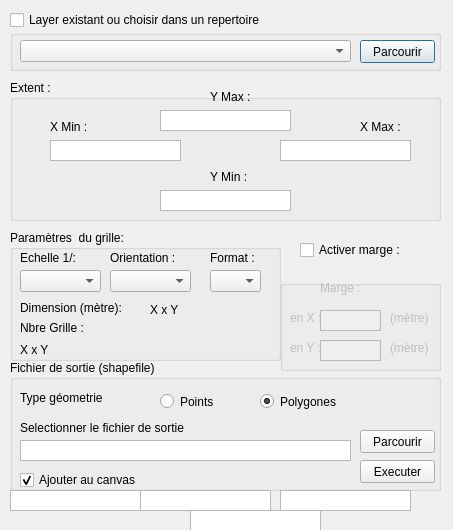
<?xml version="1.0" encoding="UTF-8"?>
<ui version="4.0">
 <class>gridUtmDialogBase</class>
 <widget class="QDialog" name="gridUtmDialogBase">
  <property name="geometry">
   <rect>
    <x>0</x>
    <y>0</y>
    <width>453</width>
    <height>530</height>
   </rect>
  </property>
  <property name="windowTitle">
   <string>gridUtm</string>
  </property>
  <widget class="QGroupBox" name="grb_Echelle">
   <property name="geometry">
    <rect>
     <x>10</x>
     <y>230</y>
     <width>271</width>
     <height>131</height>
    </rect>
   </property>
   <property name="title">
    <string>Paramètres  du grille:</string>
   </property>
   <widget class="QComboBox" name="cbxEchelle">
    <property name="geometry">
     <rect>
      <x>10</x>
      <y>40</y>
      <width>81</width>
      <height>22</height>
     </rect>
    </property>
   </widget>
   <widget class="QLabel" name="label_16">
    <property name="geometry">
     <rect>
      <x>10</x>
      <y>20</y>
      <width>81</width>
      <height>16</height>
     </rect>
    </property>
    <property name="text">
     <string>Echelle 1/:</string>
    </property>
   </widget>
   <widget class="QComboBox" name="cbxOrientation">
    <property name="geometry">
     <rect>
      <x>100</x>
      <y>40</y>
      <width>81</width>
      <height>22</height>
     </rect>
    </property>
   </widget>
   <widget class="QLabel" name="label_17">
    <property name="geometry">
     <rect>
      <x>100</x>
      <y>20</y>
      <width>81</width>
      <height>16</height>
     </rect>
    </property>
    <property name="text">
     <string>Orientation :</string>
    </property>
   </widget>
   <widget class="QLabel" name="label_18">
    <property name="geometry">
     <rect>
      <x>200</x>
      <y>20</y>
      <width>61</width>
      <height>16</height>
     </rect>
    </property>
    <property name="text">
     <string>Format :</string>
    </property>
   </widget>
   <widget class="QComboBox" name="cbxFormat">
    <property name="geometry">
     <rect>
      <x>200</x>
      <y>40</y>
      <width>51</width>
      <height>22</height>
     </rect>
    </property>
   </widget>
   <widget class="QLabel" name="label_5">
    <property name="geometry">
     <rect>
      <x>10</x>
      <y>70</y>
      <width>131</width>
      <height>16</height>
     </rect>
    </property>
    <property name="text">
     <string>Dimension (mètre):</string>
    </property>
   </widget>
   <widget class="QLabel" name="lbl_Gridxy">
    <property name="geometry">
     <rect>
      <x>140</x>
      <y>70</y>
      <width>131</width>
      <height>20</height>
     </rect>
    </property>
    <property name="text">
     <string>X x Y</string>
    </property>
   </widget>
   <widget class="QLabel" name="lbl_Nbregrid">
    <property name="geometry">
     <rect>
      <x>10</x>
      <y>110</y>
      <width>251</width>
      <height>20</height>
     </rect>
    </property>
    <property name="text">
     <string>X x Y</string>
    </property>
   </widget>
   <widget class="QLabel" name="label_6">
    <property name="geometry">
     <rect>
      <x>10</x>
      <y>90</y>
      <width>81</width>
      <height>16</height>
     </rect>
    </property>
    <property name="text">
     <string>Nbre Grille :</string>
    </property>
   </widget>
  </widget>
  <widget class="QGroupBox" name="grb_Marge">
   <property name="enabled">
    <bool>false</bool>
   </property>
   <property name="geometry">
    <rect>
     <x>280</x>
     <y>280</y>
     <width>161</width>
     <height>91</height>
    </rect>
   </property>
   <property name="title">
    <string/>
   </property>
   <widget class="QTextEdit" name="yMarge">
    <property name="geometry">
     <rect>
      <x>40</x>
      <y>60</y>
      <width>61</width>
      <height>21</height>
     </rect>
    </property>
    <property name="focusPolicy">
     <enum>Qt::WheelFocus</enum>
    </property>
    <property name="contextMenuPolicy">
     <enum>Qt::DefaultContextMenu</enum>
    </property>
    <property name="acceptDrops">
     <bool>true</bool>
    </property>
    <property name="frameShape">
     <enum>QFrame::StyledPanel</enum>
    </property>
    <property name="frameShadow">
     <enum>QFrame::Sunken</enum>
    </property>
    <property name="lineWidth">
     <number>1</number>
    </property>
    <property name="midLineWidth">
     <number>0</number>
    </property>
    <property name="verticalScrollBarPolicy">
     <enum>Qt::ScrollBarAlwaysOff</enum>
    </property>
   </widget>
   <widget class="QTextEdit" name="xMarge">
    <property name="geometry">
     <rect>
      <x>40</x>
      <y>30</y>
      <width>61</width>
      <height>21</height>
     </rect>
    </property>
    <property name="focusPolicy">
     <enum>Qt::WheelFocus</enum>
    </property>
    <property name="contextMenuPolicy">
     <enum>Qt::DefaultContextMenu</enum>
    </property>
    <property name="acceptDrops">
     <bool>true</bool>
    </property>
    <property name="frameShape">
     <enum>QFrame::StyledPanel</enum>
    </property>
    <property name="frameShadow">
     <enum>QFrame::Sunken</enum>
    </property>
    <property name="lineWidth">
     <number>1</number>
    </property>
    <property name="midLineWidth">
     <number>0</number>
    </property>
    <property name="verticalScrollBarPolicy">
     <enum>Qt::ScrollBarAlwaysOff</enum>
    </property>
   </widget>
   <widget class="QLabel" name="label_10">
    <property name="geometry">
     <rect>
      <x>110</x>
      <y>60</y>
      <width>51</width>
      <height>16</height>
     </rect>
    </property>
    <property name="text">
     <string>(mètre)</string>
    </property>
   </widget>
   <widget class="QLabel" name="label_11">
    <property name="geometry">
     <rect>
      <x>110</x>
      <y>30</y>
      <width>51</width>
      <height>16</height>
     </rect>
    </property>
    <property name="text">
     <string>(mètre)</string>
    </property>
   </widget>
   <widget class="QLabel" name="label_13">
    <property name="geometry">
     <rect>
      <x>10</x>
      <y>60</y>
      <width>31</width>
      <height>16</height>
     </rect>
    </property>
    <property name="text">
     <string>en Y :</string>
    </property>
   </widget>
   <widget class="QLabel" name="label_14">
    <property name="geometry">
     <rect>
      <x>10</x>
      <y>30</y>
      <width>31</width>
      <height>16</height>
     </rect>
    </property>
    <property name="text">
     <string>en X :</string>
    </property>
   </widget>
   <widget class="QLabel" name="label_12">
    <property name="geometry">
     <rect>
      <x>40</x>
      <y>0</y>
      <width>61</width>
      <height>16</height>
     </rect>
    </property>
    <property name="text">
     <string>Marge :</string>
    </property>
   </widget>
  </widget>
  <widget class="QGroupBox" name="grb_Layer">
   <property name="geometry">
    <rect>
     <x>10</x>
     <y>30</y>
     <width>431</width>
     <height>41</height>
    </rect>
   </property>
   <property name="title">
    <string/>
   </property>
   <widget class="QComboBox" name="cbxLayer">
    <property name="geometry">
     <rect>
      <x>10</x>
      <y>10</y>
      <width>331</width>
      <height>22</height>
     </rect>
    </property>
   </widget>
   <widget class="QPushButton" name="btn_RepshpOuvrir">
    <property name="geometry">
     <rect>
      <x>350</x>
      <y>10</y>
      <width>75</width>
      <height>23</height>
     </rect>
    </property>
    <property name="text">
     <string>Parcourir</string>
    </property>
   </widget>
  </widget>
  <widget class="QGroupBox" name="grb_Extent">
   <property name="geometry">
    <rect>
     <x>10</x>
     <y>80</y>
     <width>431</width>
     <height>141</height>
    </rect>
   </property>
   <property name="title">
    <string>Extent :</string>
   </property>
   <widget class="QLabel" name="label">
    <property name="geometry">
     <rect>
      <x>200</x>
      <y>10</y>
      <width>46</width>
      <height>13</height>
     </rect>
    </property>
    <property name="text">
     <string>Y Max :</string>
    </property>
   </widget>
   <widget class="QLabel" name="label_2">
    <property name="geometry">
     <rect>
      <x>200</x>
      <y>90</y>
      <width>46</width>
      <height>13</height>
     </rect>
    </property>
    <property name="text">
     <string>Y Min :</string>
    </property>
   </widget>
   <widget class="QTextEdit" name="x_min">
    <property name="geometry">
     <rect>
      <x>40</x>
      <y>60</y>
      <width>131</width>
      <height>21</height>
     </rect>
    </property>
    <property name="focusPolicy">
     <enum>Qt::WheelFocus</enum>
    </property>
    <property name="contextMenuPolicy">
     <enum>Qt::DefaultContextMenu</enum>
    </property>
    <property name="acceptDrops">
     <bool>true</bool>
    </property>
    <property name="frameShape">
     <enum>QFrame::StyledPanel</enum>
    </property>
    <property name="frameShadow">
     <enum>QFrame::Sunken</enum>
    </property>
    <property name="lineWidth">
     <number>1</number>
    </property>
    <property name="midLineWidth">
     <number>0</number>
    </property>
    <property name="verticalScrollBarPolicy">
     <enum>Qt::ScrollBarAlwaysOff</enum>
    </property>
   </widget>
   <widget class="QTextEdit" name="x_max">
    <property name="geometry">
     <rect>
      <x>270</x>
      <y>60</y>
      <width>131</width>
      <height>21</height>
     </rect>
    </property>
    <property name="focusPolicy">
     <enum>Qt::WheelFocus</enum>
    </property>
    <property name="contextMenuPolicy">
     <enum>Qt::DefaultContextMenu</enum>
    </property>
    <property name="acceptDrops">
     <bool>true</bool>
    </property>
    <property name="frameShape">
     <enum>QFrame::StyledPanel</enum>
    </property>
    <property name="frameShadow">
     <enum>QFrame::Sunken</enum>
    </property>
    <property name="lineWidth">
     <number>1</number>
    </property>
    <property name="midLineWidth">
     <number>0</number>
    </property>
    <property name="verticalScrollBarPolicy">
     <enum>Qt::ScrollBarAlwaysOff</enum>
    </property>
   </widget>
   <widget class="QTextEdit" name="y_max">
    <property name="geometry">
     <rect>
      <x>150</x>
      <y>30</y>
      <width>131</width>
      <height>21</height>
     </rect>
    </property>
    <property name="focusPolicy">
     <enum>Qt::WheelFocus</enum>
    </property>
    <property name="contextMenuPolicy">
     <enum>Qt::DefaultContextMenu</enum>
    </property>
    <property name="acceptDrops">
     <bool>true</bool>
    </property>
    <property name="frameShape">
     <enum>QFrame::StyledPanel</enum>
    </property>
    <property name="frameShadow">
     <enum>QFrame::Sunken</enum>
    </property>
    <property name="lineWidth">
     <number>1</number>
    </property>
    <property name="midLineWidth">
     <number>0</number>
    </property>
    <property name="verticalScrollBarPolicy">
     <enum>Qt::ScrollBarAlwaysOff</enum>
    </property>
   </widget>
   <widget class="QTextEdit" name="y_min">
    <property name="geometry">
     <rect>
      <x>150</x>
      <y>110</y>
      <width>131</width>
      <height>21</height>
     </rect>
    </property>
    <property name="focusPolicy">
     <enum>Qt::WheelFocus</enum>
    </property>
    <property name="contextMenuPolicy">
     <enum>Qt::DefaultContextMenu</enum>
    </property>
    <property name="acceptDrops">
     <bool>true</bool>
    </property>
    <property name="frameShape">
     <enum>QFrame::StyledPanel</enum>
    </property>
    <property name="frameShadow">
     <enum>QFrame::Sunken</enum>
    </property>
    <property name="lineWidth">
     <number>1</number>
    </property>
    <property name="midLineWidth">
     <number>0</number>
    </property>
    <property name="verticalScrollBarPolicy">
     <enum>Qt::ScrollBarAlwaysOff</enum>
    </property>
   </widget>
   <widget class="QLabel" name="label_3">
    <property name="geometry">
     <rect>
      <x>40</x>
      <y>40</y>
      <width>46</width>
      <height>13</height>
     </rect>
    </property>
    <property name="text">
     <string>X Min :</string>
    </property>
   </widget>
   <widget class="QLabel" name="label_4">
    <property name="geometry">
     <rect>
      <x>350</x>
      <y>40</y>
      <width>46</width>
      <height>13</height>
     </rect>
    </property>
    <property name="text">
     <string>X Max :</string>
    </property>
   </widget>
  </widget>
  <widget class="QCheckBox" name="chbxMarge">
   <property name="geometry">
    <rect>
     <x>300</x>
     <y>240</y>
     <width>131</width>
     <height>20</height>
    </rect>
   </property>
   <property name="text">
    <string>Activer marge :</string>
   </property>
  </widget>
  <widget class="QCheckBox" name="chbxLayer">
   <property name="geometry">
    <rect>
     <x>10</x>
     <y>10</y>
     <width>341</width>
     <height>20</height>
    </rect>
   </property>
   <property name="text">
    <string>Layer existant ou choisir dans un repertoire</string>
   </property>
  </widget>
  <widget class="QGroupBox" name="groupBox">
   <property name="geometry">
    <rect>
     <x>10</x>
     <y>360</y>
     <width>431</width>
     <height>131</height>
    </rect>
   </property>
   <property name="title">
    <string>Fichier de sortie (shapefile)</string>
   </property>
   <widget class="QTextEdit" name="rep_shpSave">
    <property name="geometry">
     <rect>
      <x>10</x>
      <y>80</y>
      <width>331</width>
      <height>21</height>
     </rect>
    </property>
    <property name="contextMenuPolicy">
     <enum>Qt::DefaultContextMenu</enum>
    </property>
    <property name="acceptDrops">
     <bool>true</bool>
    </property>
    <property name="frameShape">
     <enum>QFrame::StyledPanel</enum>
    </property>
    <property name="lineWidth">
     <number>1</number>
    </property>
    <property name="verticalScrollBarPolicy">
     <enum>Qt::ScrollBarAlwaysOff</enum>
    </property>
   </widget>
   <widget class="QLabel" name="label_15">
    <property name="geometry">
     <rect>
      <x>10</x>
      <y>60</y>
      <width>271</width>
      <height>16</height>
     </rect>
    </property>
    <property name="text">
     <string>Selectionner le fichier de sortie</string>
    </property>
   </widget>
   <widget class="QPushButton" name="btn_RepshpSave">
    <property name="geometry">
     <rect>
      <x>350</x>
      <y>70</y>
      <width>75</width>
      <height>23</height>
     </rect>
    </property>
    <property name="text">
     <string>Parcourir</string>
    </property>
   </widget>
   <widget class="QCheckBox" name="chbxCanvas">
    <property name="geometry">
     <rect>
      <x>10</x>
      <y>110</y>
      <width>141</width>
      <height>20</height>
     </rect>
    </property>
    <property name="text">
     <string>Ajouter au canvas</string>
    </property>
    <property name="checked">
     <bool>true</bool>
    </property>
   </widget>
   <widget class="QPushButton" name="btn_Executer">
    <property name="geometry">
     <rect>
      <x>350</x>
      <y>100</y>
      <width>75</width>
      <height>23</height>
     </rect>
    </property>
    <property name="text">
     <string>Executer</string>
    </property>
   </widget>
   <widget class="QRadioButton" name="radio_pt">
    <property name="geometry">
     <rect>
      <x>150</x>
      <y>30</y>
      <width>71</width>
      <height>23</height>
     </rect>
    </property>
    <property name="text">
     <string>Points</string>
    </property>
   </widget>
   <widget class="QRadioButton" name="radio_pg">
    <property name="geometry">
     <rect>
      <x>250</x>
      <y>30</y>
      <width>91</width>
      <height>23</height>
     </rect>
    </property>
    <property name="text">
     <string>Polygones</string>
    </property>
    <property name="checked">
     <bool>true</bool>
    </property>
   </widget>
   <widget class="QLabel" name="label_19">
    <property name="geometry">
     <rect>
      <x>10</x>
      <y>30</y>
      <width>111</width>
      <height>16</height>
     </rect>
    </property>
    <property name="text">
     <string>Type géometrie</string>
    </property>
   </widget>
  </widget>
  <widget class="QTextEdit" name="x_max_2">
   <property name="geometry">
    <rect>
     <x>140</x>
     <y>490</y>
     <width>131</width>
     <height>21</height>
    </rect>
   </property>
   <property name="focusPolicy">
    <enum>Qt::WheelFocus</enum>
   </property>
   <property name="contextMenuPolicy">
    <enum>Qt::DefaultContextMenu</enum>
   </property>
   <property name="acceptDrops">
    <bool>true</bool>
   </property>
   <property name="frameShape">
    <enum>QFrame::StyledPanel</enum>
   </property>
   <property name="frameShadow">
    <enum>QFrame::Sunken</enum>
   </property>
   <property name="lineWidth">
    <number>1</number>
   </property>
   <property name="midLineWidth">
    <number>0</number>
   </property>
   <property name="verticalScrollBarPolicy">
    <enum>Qt::ScrollBarAlwaysOff</enum>
   </property>
  </widget>
  <widget class="QTextEdit" name="y_max_2">
   <property name="geometry">
    <rect>
     <x>10</x>
     <y>490</y>
     <width>131</width>
     <height>21</height>
    </rect>
   </property>
   <property name="focusPolicy">
    <enum>Qt::WheelFocus</enum>
   </property>
   <property name="contextMenuPolicy">
    <enum>Qt::DefaultContextMenu</enum>
   </property>
   <property name="acceptDrops">
    <bool>true</bool>
   </property>
   <property name="frameShape">
    <enum>QFrame::StyledPanel</enum>
   </property>
   <property name="frameShadow">
    <enum>QFrame::Sunken</enum>
   </property>
   <property name="lineWidth">
    <number>1</number>
   </property>
   <property name="midLineWidth">
    <number>0</number>
   </property>
   <property name="verticalScrollBarPolicy">
    <enum>Qt::ScrollBarAlwaysOff</enum>
   </property>
  </widget>
  <widget class="QTextEdit" name="x_min_2">
   <property name="geometry">
    <rect>
     <x>280</x>
     <y>490</y>
     <width>131</width>
     <height>21</height>
    </rect>
   </property>
   <property name="focusPolicy">
    <enum>Qt::WheelFocus</enum>
   </property>
   <property name="contextMenuPolicy">
    <enum>Qt::DefaultContextMenu</enum>
   </property>
   <property name="acceptDrops">
    <bool>true</bool>
   </property>
   <property name="frameShape">
    <enum>QFrame::StyledPanel</enum>
   </property>
   <property name="frameShadow">
    <enum>QFrame::Sunken</enum>
   </property>
   <property name="lineWidth">
    <number>1</number>
   </property>
   <property name="midLineWidth">
    <number>0</number>
   </property>
   <property name="verticalScrollBarPolicy">
    <enum>Qt::ScrollBarAlwaysOff</enum>
   </property>
  </widget>
  <widget class="QTextEdit" name="y_min_2">
   <property name="geometry">
    <rect>
     <x>190</x>
     <y>510</y>
     <width>131</width>
     <height>21</height>
    </rect>
   </property>
   <property name="focusPolicy">
    <enum>Qt::WheelFocus</enum>
   </property>
   <property name="contextMenuPolicy">
    <enum>Qt::DefaultContextMenu</enum>
   </property>
   <property name="acceptDrops">
    <bool>true</bool>
   </property>
   <property name="frameShape">
    <enum>QFrame::StyledPanel</enum>
   </property>
   <property name="frameShadow">
    <enum>QFrame::Sunken</enum>
   </property>
   <property name="lineWidth">
    <number>1</number>
   </property>
   <property name="midLineWidth">
    <number>0</number>
   </property>
   <property name="verticalScrollBarPolicy">
    <enum>Qt::ScrollBarAlwaysOff</enum>
   </property>
  </widget>
 </widget>
 <resources/>
 <connections/>
</ui>
